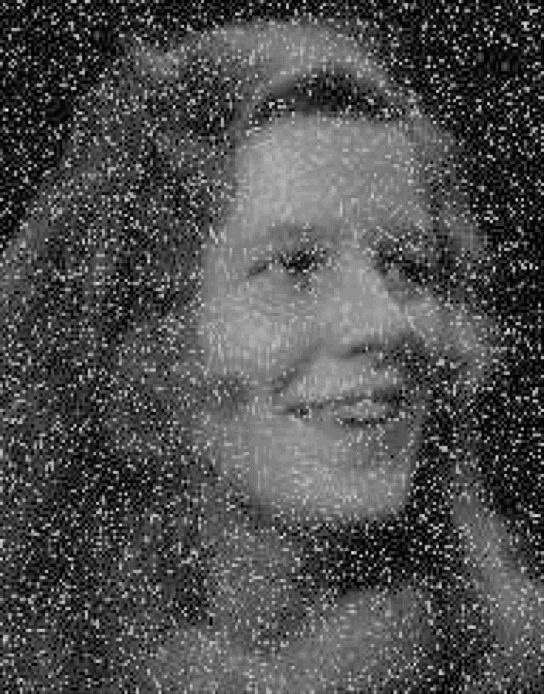
#> input picture Trabalho002/imgHist.png, 544 x 694 px
$ python trabalho02-01.py
#> lines starting #> are read from the running program, lines starting #| are printed output that depends on the picture
import cv2 as cv
import numpy as np
# from matplotlib import pyplot as plt

# HELP
#https://en.wikipedia.org/wiki/Histogram_equalization
#http://opencv-python-tutroals.readthedocs.io/en/latest/py_tutorials/py_imgproc/py_histograms/py_histogram_equalization/py_histogram_equalization.html

# Plot Histogram
# def plot_histogram(img):
#     # PLOT Histogram
#     hist,bins = np.histogram(img.flatten(),256,[0,256])

#     cdf = hist.cumsum()
#     cdf_normalized = cdf * hist.max()/ cdf.max()

#     plt.plot(cdf_normalized, color = 'b')
#     plt.hist(img.flatten(),256,[0,256], color = 'r')
#     plt.xlim([0,256])
#     plt.legend(('cdf','histogram'), loc = 'upper left')
#     plt.show()
    #End Plot Histogram

# Begin Program

# IMAGE LOADED
IMAGE = "./imgHist.png"

# Passa o parametro 0 por conta do equalizeHist.
img = cv.imread(IMAGE, 0)
#> img is the input picture: shape (694, 544); min 0, max 33, mean 10.3

# Aplica a convolution na imagem
kernel = (1.0/25.0)*np.ones((5,5))
erosion = cv.erode(img,kernel,iterations = 1)
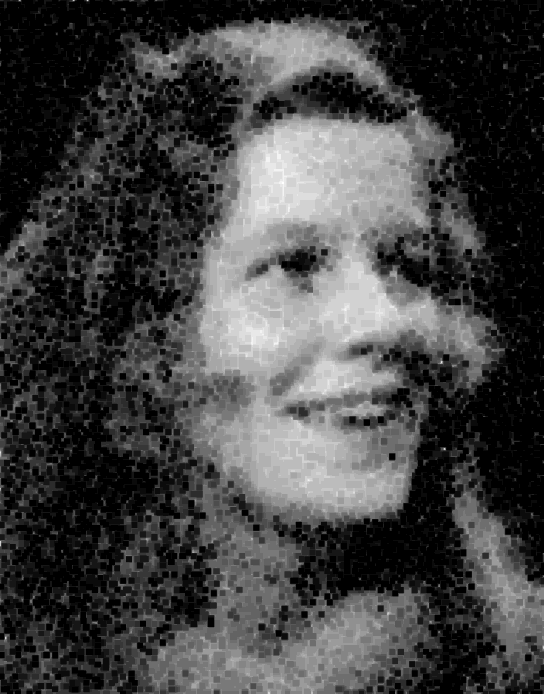
#> erosion: shape (694, 544); min 0, max 23, mean 6; drawn with min black and max white
dst = cv.filter2D(erosion,-1,kernel) # Esta com problemas nao sei porque

# Aplica a equalizacao de histograma
img2 = cv.equalizeHist(dst)
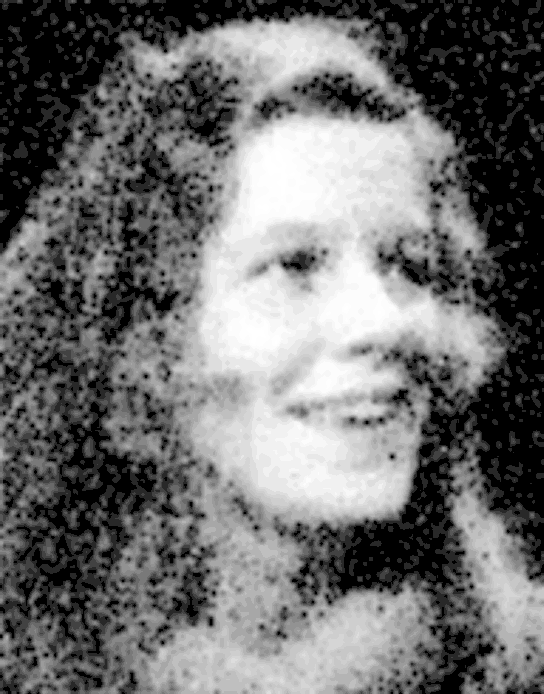
#> img2: shape (694, 544); min 0, max 255, mean 110.6
blur = cv.blur(img2,(5,5))
median = cv.medianBlur(blur,5)
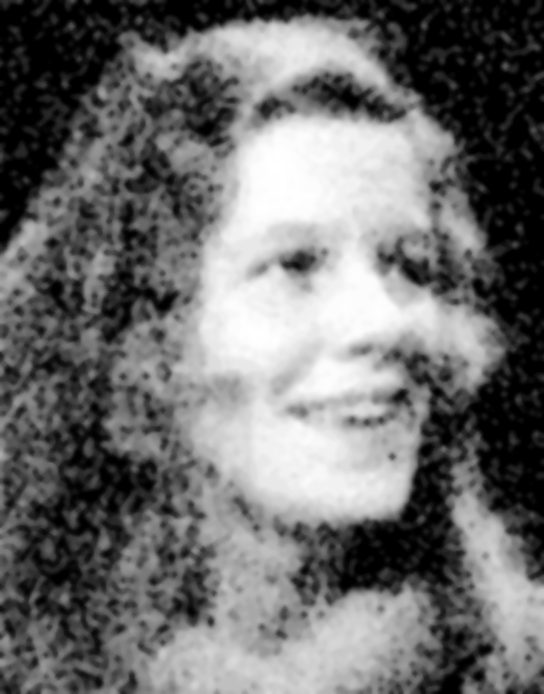
#> median: shape (694, 544); min 0, max 255, mean 110.6
cv.imshow('Result', median)
cv.waitKey(0)
cv.destroyAllWindows()

$ run again, with Trabalho002/1.jpg saved as Trabalho002/imgHist.png
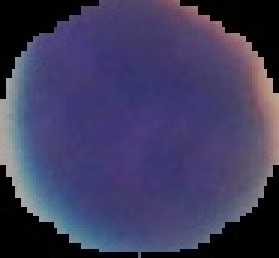
#> input picture Trabalho002/1.jpg, 93 x 86 px (shown 3 times larger)
#> `dst = cv.filter2D(erosion,-1,kernel)`:
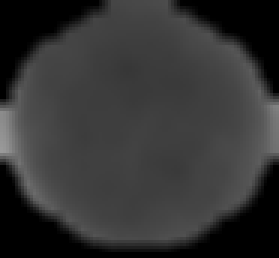
#> dst: shape (86, 93) (shown 3 times larger); min 0, max 154, mean 51.4
#> `blur = cv.blur(img2,(5,5))`:
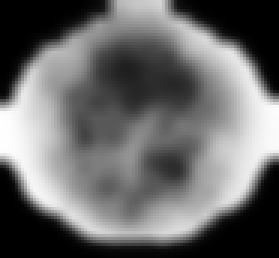
#> blur: shape (86, 93) (shown 3 times larger); min 0, max 255, mean 105.7
